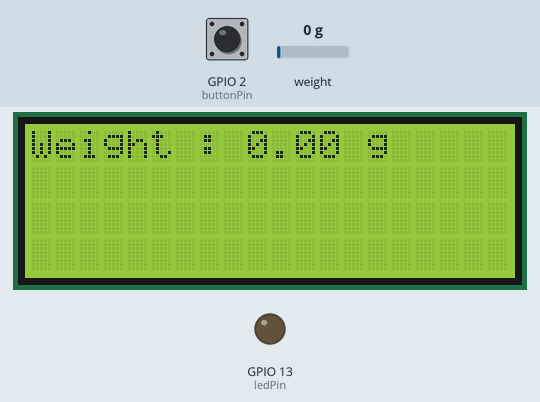
A sketch run on a simulated ESP8266 (NodeMCU). Shown: 20×4 character LCD, output pins drawn as LEDs (lit = HIGH). The test bench sets the inputs (shaded band); at power-on: GPIO 2 (buttonPin) HIGH, weight on the scale 0 g. EEPROM starts erased; what the sketch prints to the serial monitor is not drawn.

Above: at 4.6 s.
4.7 s: GPIO 2 (buttonPin) pulled LOW for 1 s
At 7.6 s:
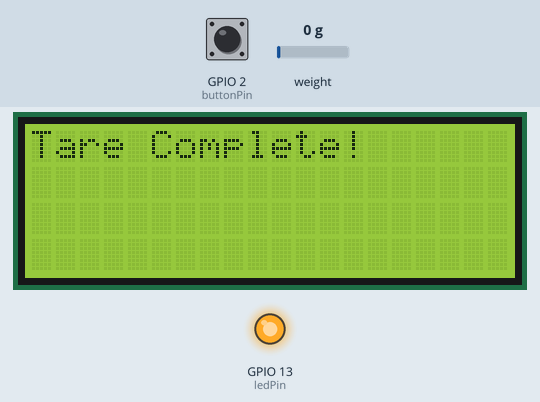
8.8 s: GPIO 2 (buttonPin) pulled LOW for 3.2 s
At 13.3 s:
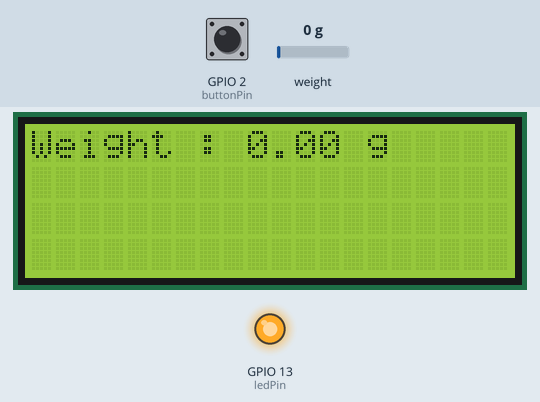
15.1 s: weight on the scale set to 100 g
At 15.7 s:
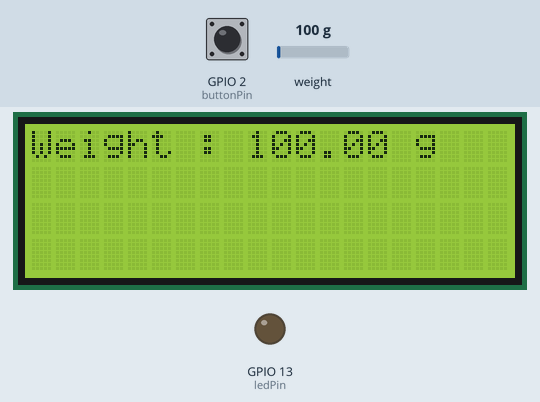
16.6 s: weight on the scale set to 1250 g
At 17.9 s:
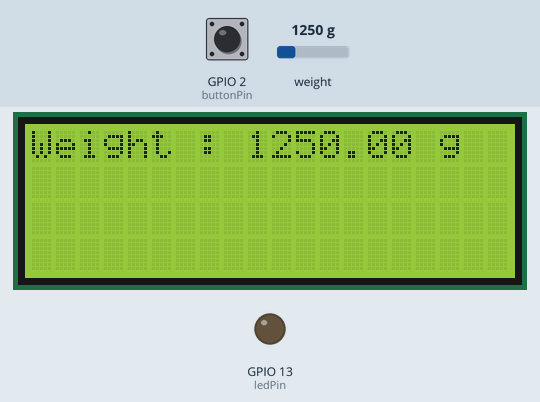
18.3 s: weight on the scale set to 2500 g
At 18.9 s:
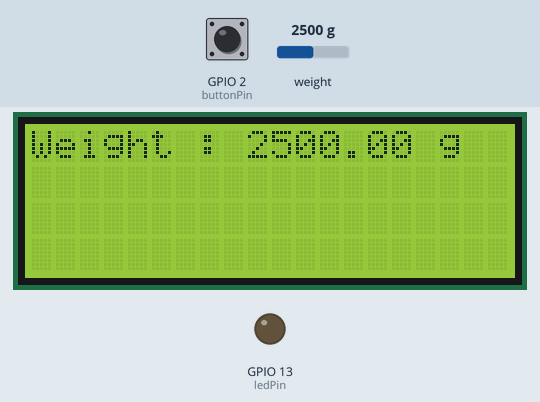
Timing chart, 0 to 20.9 s (numbered marks = the images above; inputs shaded):
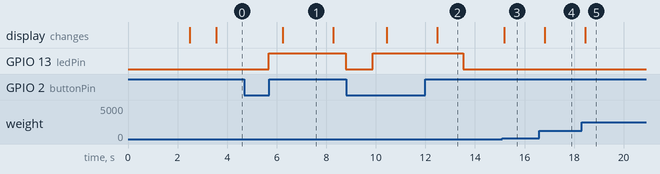

The sketch:

loadcell1addLCD.ino
```cpp
#include <HX711_ADC.h>
#if defined(ESP8266) || defined(ESP32) || defined(AVR)
#include <EEPROM.h>
#endif
#include <Wire.h>
#include <LiquidCrystal_I2C.h>
//still use full 7/20/2025 && 8/4/2025

const int HX711_dout = 4;  //mcu > HX711 dout pin
const int HX711_sck = 5;   //mcu > HX711 sck pin
const int buttonPin = 2;
const int ledPin = 13;
LiquidCrystal_I2C lcd(0x27, 20, 4);

HX711_ADC LoadCell(HX711_dout, HX711_sck);

const int calVal_eepromAdress = 0;
unsigned long t = 0;
unsigned long lastDebounceTime = 0;
unsigned long debounceDelay = 50;

int buttonState;
int lastButtonState = HIGH;
bool commandSent = false;

void setup() {
  pinMode(buttonPin, INPUT_PULLUP);
  pinMode(ledPin, OUTPUT);
  Serial.begin(9600);
  delay(10);
  Serial.println();
  Serial.println("Starting...");

  LoadCell.begin();
  //LoadCell.setReverseOutput(); //uncomment to turn a negative output value to positive
  float calibrationValue;    // calibration value (see example file "Calibration.ino")
  calibrationValue = 696.0;  // uncomment this if you want to set the calibration value in the sketch
#if defined(ESP8266) || defined(ESP32)
  //EEPROM.begin(512); // uncomment this if you use ESP8266/ESP32 and want to fetch the calibration value from eeprom
#endif
  EEPROM.get(calVal_eepromAdress, calibrationValue);  // uncomment this if you want to fetch the calibration value from eeprom

  unsigned long stabilizingtime = 2000;  // preciscion right after power-up can be improved by adding a few seconds of stabilizing time
  boolean _tare = true;                  //set this to false if you don't want tare to be performed in the next step
  LoadCell.setReverseOutput();           // แก้ปัญหาค่าติดลบกรณีแรงกดทำให้ค่าออกมาลบ
  LoadCell.start(stabilizingtime, _tare);
  if (LoadCell.getTareTimeoutFlag()) {
    Serial.println("Timeout, check MCU>HX711 wiring and pin designations");
    while (1)
      ;
  } else {
    LoadCell.setCalFactor(calibrationValue);  // set calibration value (float)
    Serial.println("Startup is complete");
  }

  lcd.init();
  lcd.backlight();
  LoadCell.setCalFactor(696.0);  // ค่าที่คุณใช้วัดกรัม

  lcd.setCursor(0, 0);
  lcd.print("Loadcell Ready");
  delay(1000);

  Serial.println("Ready to receive 't' command from button...");
}

void loop() {
  static boolean newDataReady = 0;
  const int serialPrintInterval = 0;  //increase value to slow down serial print activity
  int reading = digitalRead(buttonPin);

  // check for new data/start next conversion:
  if (LoadCell.update()) newDataReady = true;

  // get smoothed value from the dataset:
  if (newDataReady) {
    if (millis() > t + serialPrintInterval) {
      //float i = LoadCell.getData();
      float weight = LoadCell.getData();
      Serial.print("Load_cell output val: ");
      Serial.println(weight);
      newDataReady = 0;
      t = millis();
    }
  }

  if (LoadCell.getTareStatus() == true) {
    Serial.println("Tare complete");
    lcd.setCursor(0, 0);
    lcd.print("Tare Complete!     ");
    delay(2000);
    LoadCell.getTareStatus() == false;
  }

  if (newDataReady) {
    if (millis() > t + serialPrintInterval) {
      float weight = LoadCell.getData();
      Serial.print("Load_cell output val: ");
      Serial.println(weight);
      newDataReady = 0;
      t = millis();
    }
  }

  if (reading != lastButtonState) {
    lastDebounceTime = millis();
  }
  if ((millis() - lastDebounceTime) > debounceDelay) {
    if (reading != buttonState) {
      buttonState = reading;
      if (buttonState == LOW) {
        // เมื่อมีการกดสวิตช์ ให้เรียกคำสั่ง Tare โดยตรง
        LoadCell.tareNoDelay();

        digitalWrite(ledPin, HIGH);  // เปิด LED เพื่อแสดงว่ามีการสั่ง Tare
        Serial.println("Button PRESSED: 't' command sent. Tare initiated.");
      } else {
        // เมื่อมีการปล่อยสวิตช์
        digitalWrite(ledPin, LOW);  // ปิด LED
        Serial.println("Button RELEASED.");
      }
    }
  }
  lastButtonState = reading;

  float weight = LoadCell.getData();  // อ่านค่าน้ำหนัก
  lcd.setCursor(0, 0);
  lcd.print("                    ");  // เคลียร์ทั้งแถว (20 ช่อง)
  lcd.setCursor(0, 0);
  lcd.print("Weight :       ");  // เคลียร์แถว
  lcd.setCursor(9, 0);           // ตำแหน่งเริ่มแสดงตัวเลข
  lcd.print(weight, 2);
  lcd.print(" g");
  delay(500);
}
```

Measured:
- after the input at 4.7 s, GPIO 13 (ledPin): LOW → HIGH after 0.98 s, → LOW 3.1 s later; the display: changes after 1.5 s (image 1)
- after the input at 8.8 s, GPIO 13 (ledPin): LOW → HIGH after 1.1 s, → LOW 3.7 s later; the display: first changes after 1.6 s (image 2 shows a later state)
- after the input at 15.1 s, the display: changes after 0.08 s (image 3)
- after the input at 16.6 s, the display: changes after 0.21 s (image 4)
- after the input at 18.3 s, the display: changes after 0.14 s (image 5)
- what the display in image 1 shows lasts 2.1 s, from 6.2 s to 8.3 s
